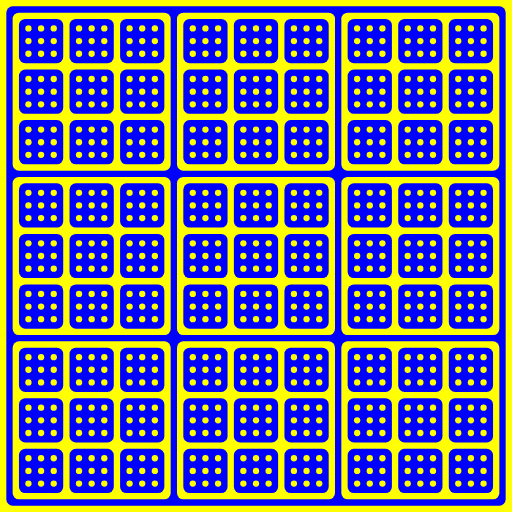
Frame 1 (no input)
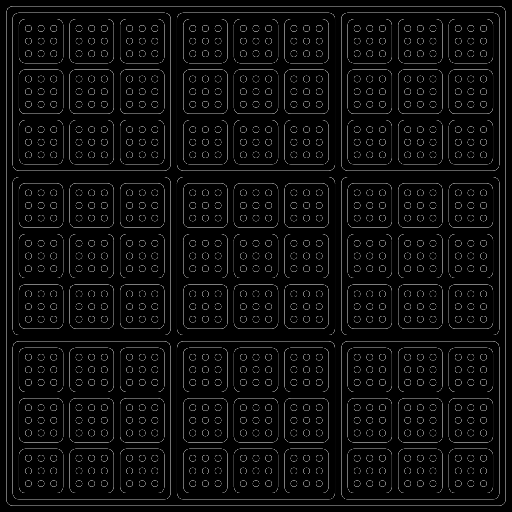
Frame 2 (the mouse pressed at the canvas centre, redrawn once)

The p5.js sketch that drew these frames (run headless with seeded random() and noise() and a simulated clock; the mouse was pressed at the canvas centre and the sketch redrawn once):

// p5.js sketch
// ── sketch.js
// By Roni Kaufman
// https://ronikaufman.github.io/

// Genuary JAN.20
// "No loops."
// https://genuary2021.github.io/

let margin;

function setup() {
  createCanvas(512, 512);
  noLoop();
  noStroke();
  blendMode(DIFFERENCE);
  fill(255);
  margin = width/81;
}

function draw() {
  background(255, 255, 0);
  square(margin, margin, width - 2*margin, margin);
  divide(margin, margin, width - 2*margin, 0, 2);
}

function divide(x, y, w, count, n) {
  if (n < 0 || count > 8) return;
  let smol = (w-4*margin)/3;
  let xi = x + margin*(1+count%3) + smol*(count%3);
  let yi = y + margin*(1+floor(count/3)) + smol*floor(count/3);
  square(xi, yi, smol, margin);
  divide(x, y, w, count+1, n);
  divide(xi, yi, smol, 0, n-1);
}
